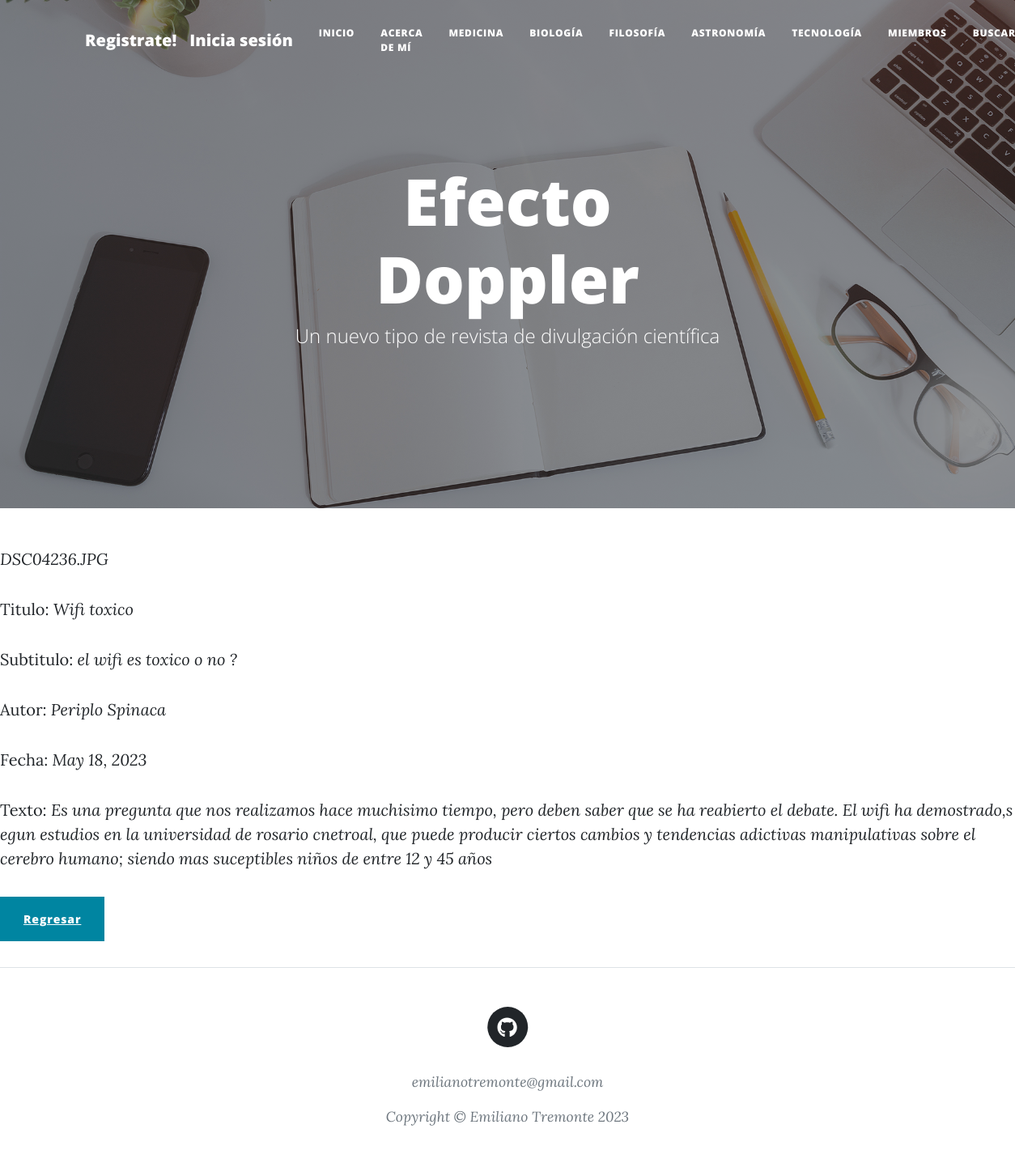
Page /blog_vista/tecnologia/detalle/1 on the committed database.
### blog_vista/models.py (models this page shows, shortened)
class Tecnología (models.Model):
    titulo = models.CharField(max_length = 30)
    subtitulo = models.CharField(max_length = 50)
    texto = models.CharField(max_length = 4000)
    autor =  models.CharField(max_length = 30)
    fecha = models.DateField(auto_now_add=True)
    imagen = models.ImageField()

### blog_vista/views.py (the view)
# urls.py: path('tecnologia/detalle/<int:pk>', views.detalle_tecnologia, name = 'TecnologiaDetail'),
def detalle_tecnologia(request, pk):
    tecnologia = Tecnología.objects.get(pk=pk)
    contexto = {'tecnologia': tecnologia}
    return render(request, 'blog_vista/tecnologia_detalle.html', contexto)

### blog_vista/templates/blog_vista/tecnologia_detalle.html (shortened to what this page needs)
{% extends 'blog_vista/padre.html' %}
{% load static %}
{% block tecnologia %}
<head>
</head>
<body>
    <p><i>{{ tecnologia.imagen }}</i></p>
    <p>Titulo: <i>{{ tecnologia.titulo }}</i></p>
    <p>Subtitulo: <i>{{ tecnologia.subtitulo }}</i></p>
    <p>Autor: <i>{{ tecnologia.autor }}</i></p>
    <p>Fecha: <i>{{ tecnologia.fecha }}</i></p>
    <p>Texto: <i>{{ tecnologia.texto }}</i></p>
    <p>
        <a class="btn btn-primary" href="{% url 'TecnologiaList' %}">Regresar</a>
    </p>
</body>
</html>
{%endblock%}

### rows in the picture
Tecnología: imagen "DSC04236.JPG", titulo "Wifi toxico", subtitulo "el wifi es toxico o no ?", autor "Periplo Spinaca", fecha "May 18, 2023", texto "Es una pregunta que nos realizamos hace muchisimo tiempo, pero deben saber que se ha reabierto el debate. El wifi ha demostrado,s egun estudios en la universidad de rosario cnetroal, que puede producir ciertos cambios y tendencias adictivas manipulativas sobre el cerebro humano; siendo mas suceptibles niños de entre 12 y 45 años"
